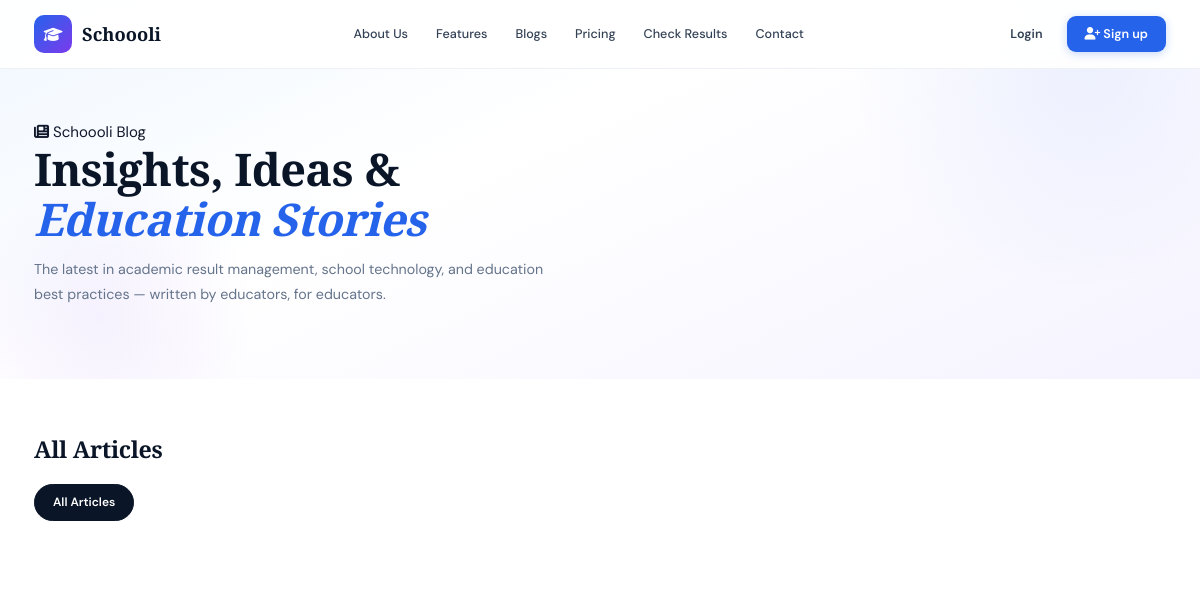
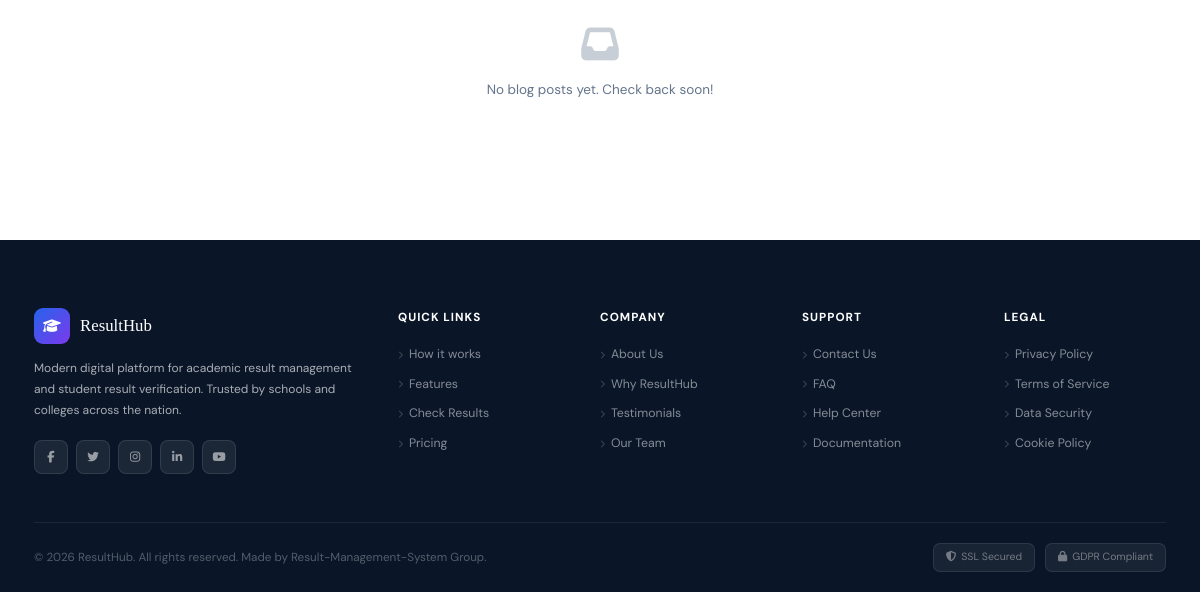
/blogs/, run on an earlier commit of the app's database (2 pictures, top to bottom).
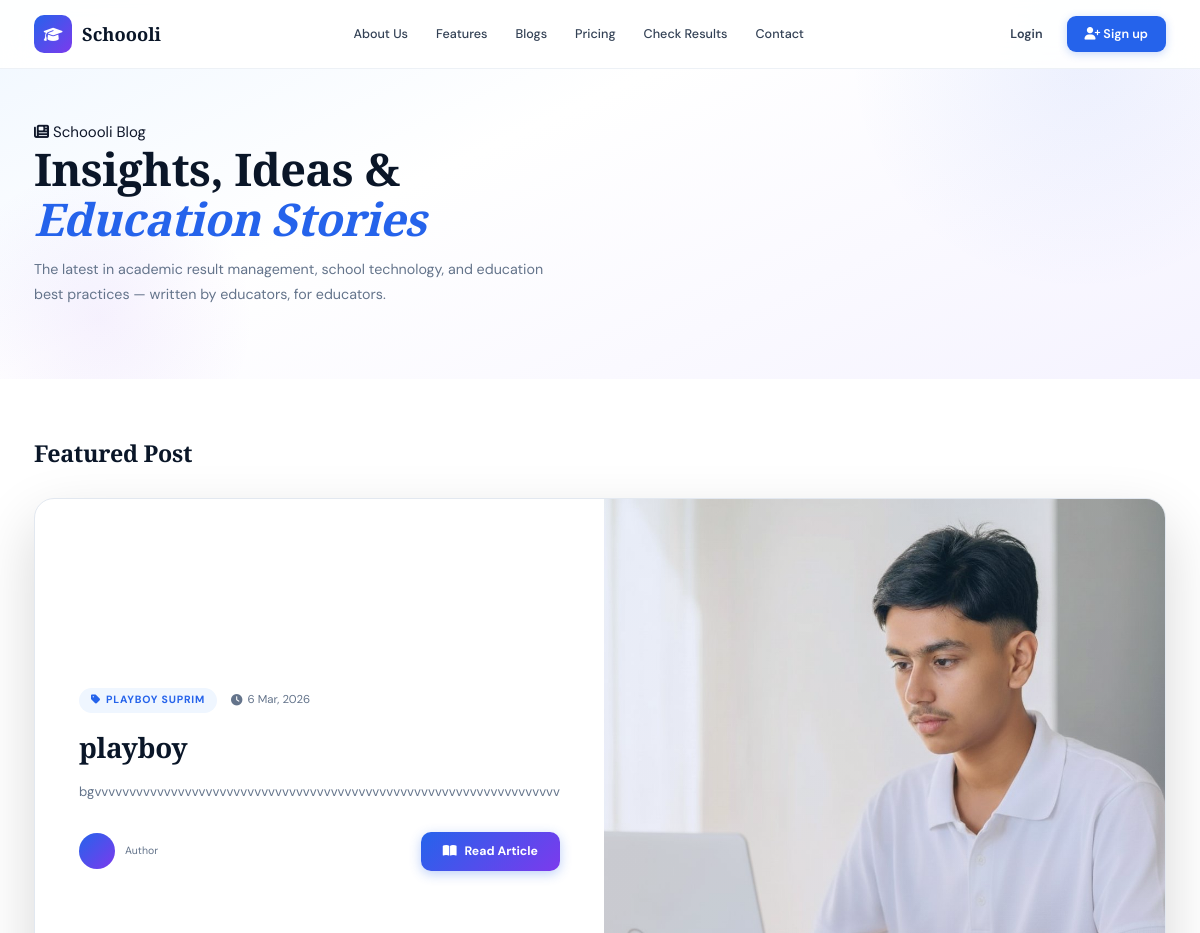
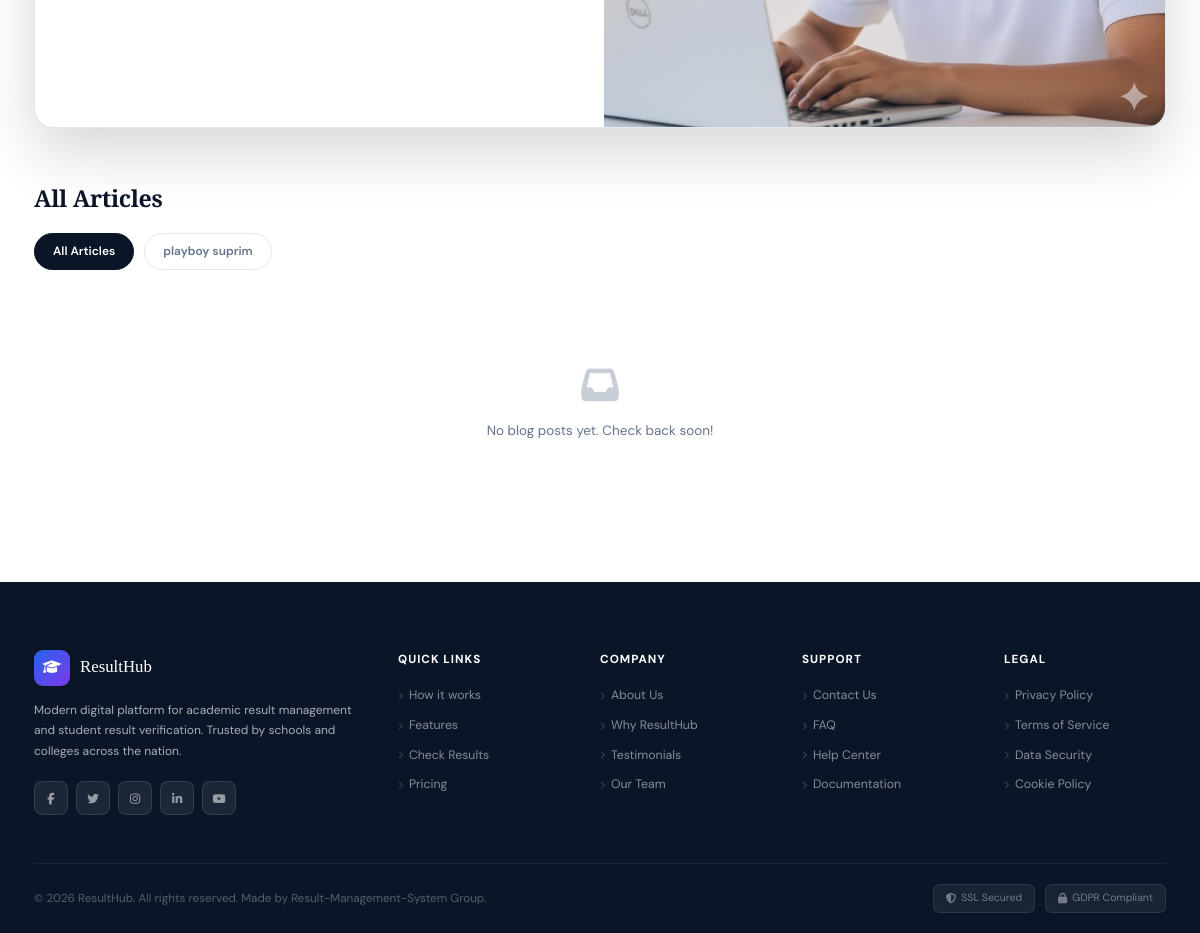
And on a later commit of the database (2 pictures, top to bottom).
### results/models.py (models this page shows, shortened)
class Blog(models.Model):
    title = models.CharField(max_length=300)
    slug = models.SlugField(unique=True, blank=True)
    excerpt = models.TextField(help_text="Short summary of the blog post (150-200 characters)")
    content = HTMLField(help_text="Write your blog content here")
    featured_image = models.ImageField(upload_to='blog_images/', null=True, blank=True)
    category = models.ForeignKey(BlogCategory, on_delete=models.SET_NULL, null=True, blank=True)
    author = models.ForeignKey(User, on_delete=models.CASCADE, related_name='blog_posts')
    meta_description = models.CharField(max_length=160, blank=True, help_text="SEO meta description")
    meta_keywords = models.CharField(max_length=200, blank=True, help_text="comma-separated keywords")
    is_published = models.BooleanField(default=True)
    featured = models.BooleanField(default=False, help_text="Mark as featured blog")
    created_at = models.DateTimeField(auto_now_add=True)
    updated_at = models.DateTimeField(auto_now=True)
    views = models.IntegerField(default=0)
    class Meta:
        ordering = ['-created_at']
        verbose_name = "Blog Post"
        verbose_name_plural = "Blog Posts"

class BlogCategory(models.Model):
    name = models.CharField(max_length=100, unique=True)
    slug = models.SlugField(unique=True, blank=True)
    description = models.TextField(blank=True, null=True)
    class Meta:
        verbose_name_plural = "Blog Categories"

### results/views.py (the view)
# urls.py: path('blogs/', views.blog_list, name='blog_list'),
def blog_list(request):
    page_num = request.GET.get('page', 1)
    category_slug = request.GET.get('category')
    blogs = Blog.objects.filter(is_published=True).order_by('-created_at')
    current_category = None
    if category_slug:
        current_category = get_object_or_404(BlogCategory, slug=category_slug)
        blogs = blogs.filter(category=current_category)
    featured_post = blogs.filter(featured=True).first()
    if featured_post:
        blogs = blogs.exclude(id=featured_post.id)
    categories = BlogCategory.objects.all()
    paginator = Paginator(blogs, 6)  # 6 posts per page
    page_obj = paginator.get_page(page_num)
    context = {
        'featured_post': featured_post,
        'posts': page_obj,
        'categories': categories,
        'current_category': current_category,
    }
    return render(request, 'results/blogs.html', context)

### results/templates/results/blogs.html (shortened to what this page needs)
{% extends 'results/base.html' %}
{% load static %}
{% block content %}
<section class="blog-hero">
  <div class="blog-hero-inner">
    <div class="section-label"><i class="fas fa-newspaper"></i> Schoooli Blog</div>
    <h1>Insights, Ideas &amp;<br><em>Education Stories</em></h1>
    <p>The latest in academic result management, school technology, and education best practices — written by educators, for educators.</p>
  </div>
</section>
{% if featured_post %}
<section class="featured-section">
  <div class="section-head">
    <h2 class="section-title">Featured Post</h2>
  </div>
  <a href="{% url 'blog_detail' featured_post.slug %}" class="featured-card">
    <div class="featured-content">
      <div class="post-meta">
        {% if featured_post.category %}
        <span class="post-cat cat-blue">
          <i class="fas fa-tag"></i>
          {{ featured_post.category.name }}
        </span>
        {% endif %}
        <span class="post-date">
          <i class="fas fa-clock"></i>
          {{ featured_post.created_at|date:"j M, Y" }}
        </span>
      </div>
      <h2>{{ featured_post.title }}</h2>
      <p>{{ featured_post.excerpt }}</p>
      <div class="post-footer">
        <div class="author-row">
          <div class="author-av">
          </div>
          <div>
            <div class="author-role">Author</div>
          </div>
        </div>
        <span class="read-btn"><i class="fas fa-book-open"></i> Read Article</span>
      </div>
    </div>
    <div class="featured-img">
      {% if featured_post.featured_image %}
        <img src="{{ featured_post.featured_image.url }}" alt="{{ featured_post.title }}">
      {% else %}
        <img src="https://images.unsplash.com/photo-1509062522246-3755977927d7?w=800&q=80" alt="{{ featured_post.title }}">
      {% endif %}
    </div>
  </a>
</section>
{% endif %}
<section class="filter-section">
  <div class="section-head" style="margin-bottom:16px">
    <h2 class="section-title">All Articles</h2>
  </div>
  <div class="filter-row">
    <a href="{% url 'blog_list' %}"
       class="filter-pill {% if not current_category %}active{% endif %}">
      All Articles
    </a>
    {% for cat in categories %}
    <a href="{% url 'blog_list_by_category' cat.slug %}"
       class="filter-pill {% if current_category.id == cat.id %}active{% endif %}">
      {{ cat.name }}
    </a>
    {% endfor %}
  </div>
</section>
<section class="posts-section">
  <div class="posts-grid">
    {% for post in posts %}
    <a href="{% url 'blog_detail' post.slug %}" class="post-card">
      <div class="post-thumb">
        {% if post.featured_image %}
          <img src="{{ post.featured_image.url }}" alt="{{ post.title }}">
        {% else %}
          <div style="width: 100%; height: 100%; background: linear-gradient(135deg, var(--blue-light), var(--violet-bg)); display: flex; align-items: center; justify-content: center;">
            <i class="fas fa-image" style="font-size: 3rem; color: rgba(0,0,0,0.1);"></i>
          </div>
        {% endif %}
        {% if post.category %}
        <span class="thumb-cat post-cat cat-blue">
          <i class="fas fa-tag"></i> {{ post.category.name }}
        </span>
        {% endif %}
      </div>
      <div class="post-body">
        <h3 class="post-title">{{ post.title }}</h3>
        <p class="post-excerpt">{{ post.excerpt }}</p>
        <div class="post-card-foot">
          <span class="read-more">
            <i class="fas fa-arrow-right"></i> Read More
          </span>
          <span class="read-time">
            <i class="fas fa-clock"></i> {{ post.read_time }}
          </span>
        </div>
      </div>
    </a>
    {% empty %}
    <div class="empty-state">
      <i class="fas fa-inbox"></i>
      <p>No blog posts yet. Check back soon!</p>
    </div>
    {% endfor %}
  </div>
</section>
{% endblock %}

### results/templates/results/base.html (shortened to what this page needs)
{% load static %}
<!DOCTYPE html>
<html lang="en">
<head>
  <link rel="stylesheet" href="https://cdnjs.cloudflare.com/ajax/libs/font-awesome/6.5.1/css/all.min.css">
  <link rel="stylesheet" href="{% static 'styles.css' %}">
</head>
<body>
{% include 'results/navbar.html' %}
{% block content %}{% endblock %}
{% include 'results/footer.html' %}
</body>
</html>

### results/templates/results/navbar.html (shortened to what this page needs)
{% load static %}
<nav class="navbar" id="navbar">
  <div class="container">
    <div class="nav-content">
      <a href="/" class="logo">
        <div class="logo-icon"><i class="fas fa-graduation-cap"></i></div>
        Schoooli
      </a>
      <ul class="nav-links">
        <li><a href="/#about">About Us</a></li>
        <li><a href="/#features">Features</a></li>
        <li><a href="{% url 'blog_list' %}">Blogs</a></li>
        <li><a href="/#pricing">Pricing</a></li>
        <li><a href="/#check-results">Check Results</a></li>
        <li><a href="/#contact">Contact</a></li>
      </ul>
      <div class="nav-buttons">
        <a href="{% url 'login' %}" class="btn-text">Login</a>
        <a href="{% url 'signup' %}" class="btn-primary-small"><i class="fas fa-user-plus"></i> Sign up</a>
      </div>
    </div>
  </div>
</nav>

### results/templates/results/footer.html
<footer class="footer" id="contact">
  <div class="container">
    <div class="footer-content">
      <div class="footer-section">
        <a href="/" class="footer-logo-wrap">
          <div class="footer-logo-icon"><i class="fas fa-graduation-cap"></i></div>
          <span class="footer-logo-name">ResultHub</span>
        </a>
        <p>Modern digital platform for academic result management and student result verification. Trusted by schools and colleges across the nation.</p>
        <div class="footer-socials">
          <a href="#" class="footer-social" aria-label="Facebook"><i class="fab fa-facebook-f"></i></a>
          <a href="#" class="footer-social" aria-label="Twitter"><i class="fab fa-twitter"></i></a>
          <a href="#" class="footer-social" aria-label="Instagram"><i class="fab fa-instagram"></i></a>
          <a href="#" class="footer-social" aria-label="LinkedIn"><i class="fab fa-linkedin-in"></i></a>
          <a href="#" class="footer-social" aria-label="YouTube"><i class="fab fa-youtube"></i></a>
        </div>
      </div>
      <div class="footer-section">
        <h4>Quick Links</h4>
        <ul>
          <li><a href="/#how-it-works">How it works</a></li>
          <li><a href="/#features">Features</a></li>
          <li><a href="/#check-results">Check Results</a></li>
          <li><a href="/#pricing">Pricing</a></li>
        </ul>
      </div>
      <div class="footer-section">
        <h4>Company</h4>
        <ul>
          <li><a href="/#about">About Us</a></li>
          <li><a href="/#why-us">Why ResultHub</a></li>
          <li><a href="/#testimonials">Testimonials</a></li>
          <li><a href="/#about">Our Team</a></li>
        </ul>
      </div>
      <div class="footer-section">
        <h4>Support</h4>
        <ul>
          <li><a href="/#contact">Contact Us</a></li>
          <li><a href="/#faq">FAQ</a></li>
          <li><a href="/#help">Help Center</a></li>
          <li><a href="/#docs">Documentation</a></li>
        </ul>
      </div>
      <div class="footer-section">
        <h4>Legal</h4>
        <ul>
          <li><a href="/#privacy">Privacy Policy</a></li>
          <li><a href="/#terms">Terms of Service</a></li>
          <li><a href="/#security">Data Security</a></li>
          <li><a href="/#cookies">Cookie Policy</a></li>
        </ul>
      </div>
    </div>
    <div class="footer-bottom">
      <p>&copy; 2026 ResultHub. All rights reserved. Made by Result-Management-System Group.</p>
      <div class="footer-badges">
        <div class="footer-badge"><i class="fas fa-shield-alt"></i> SSL Secured</div>
        <div class="footer-badge"><i class="fas fa-lock"></i> GDPR Compliant</div>
      </div>
    </div>
  </div>
</footer>

What changed in the data, as far as the page shows it:
added Blog: category.name "PLAYBOY SUPRIM", created_at "6 Mar, 2026", title "playboy", excerpt "bgvvvvvvvvvvvvvvvvvvvvvvvvvvvvvvvvvvvvvvvvvvvvvvvvvvvvvvvvvvvvvvvvvvv", featured_image (picture)
added BlogCategory: name "playboy suprim"
Also different on the page:
text now shown: "Featured Post Author Read Article"
